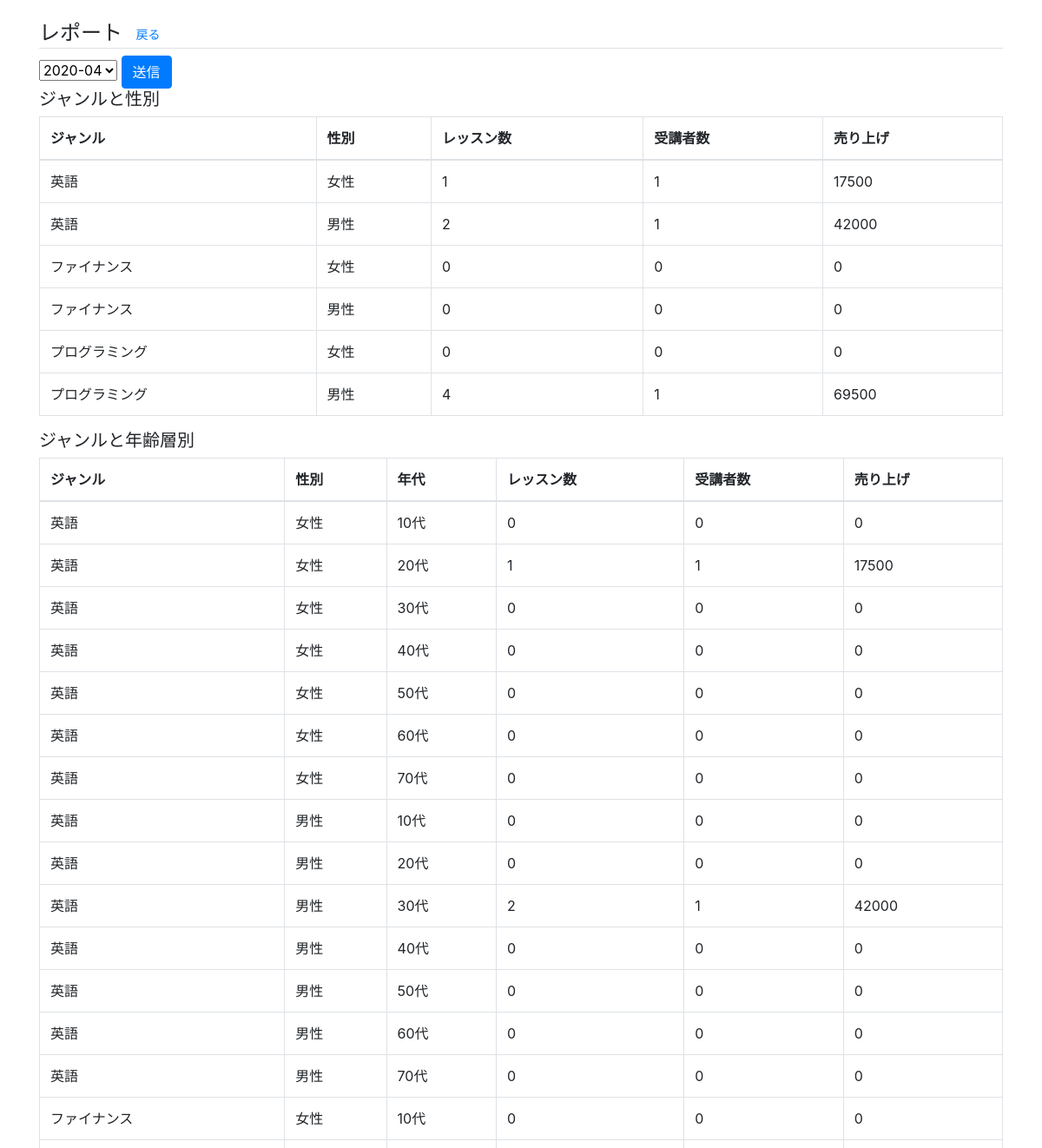
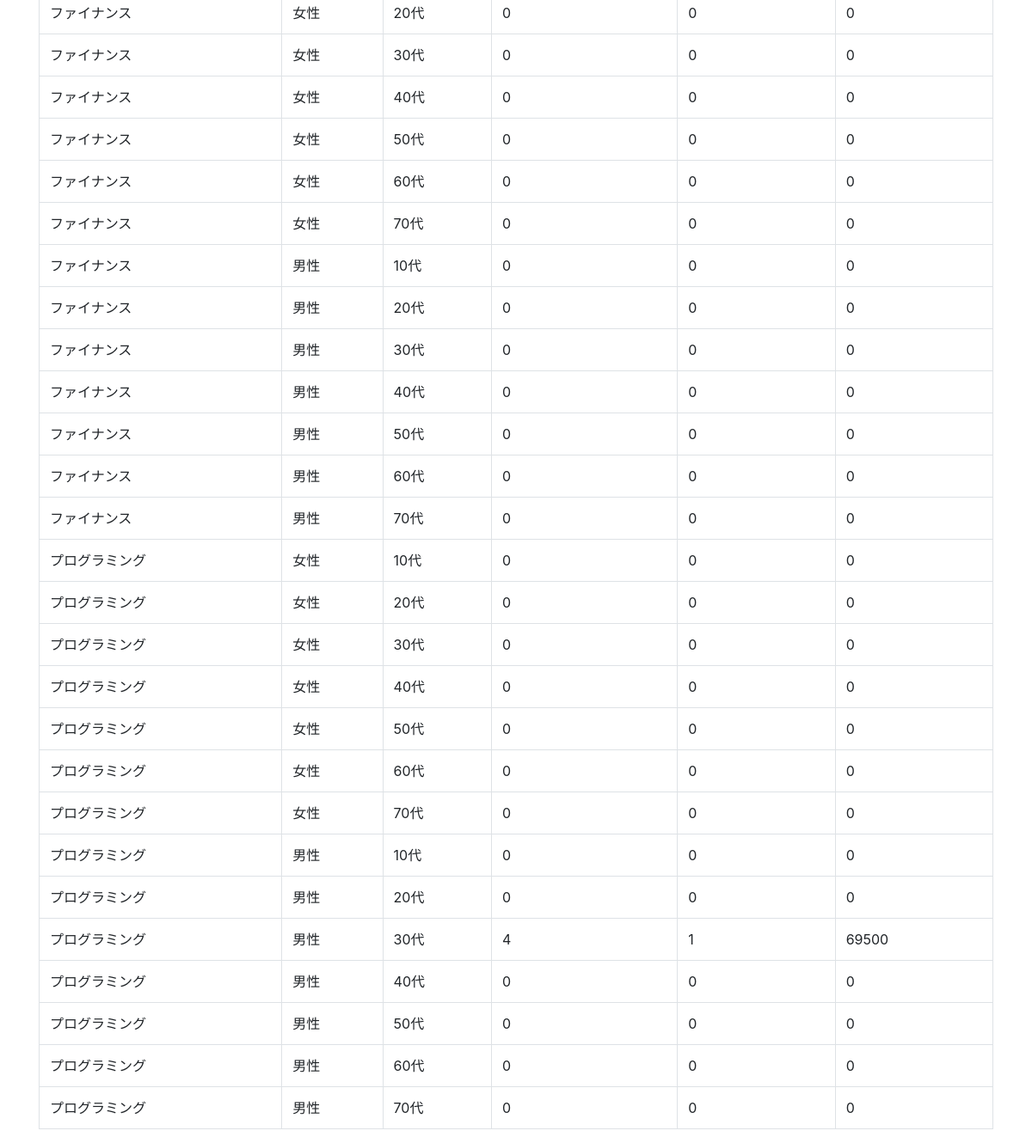
The page /report/ on the database its author committed (2 pictures, top to bottom).
### plan/models.py (models this page shows, shortened)
class Plan(models.Model):
    name = models.CharField('ジャンル', max_length=100)
    basic_charge_yen = models.IntegerField('基本料金', blank=False, default=0)
    basic_include_hour = models.IntegerField('基本に含む時間(h)', blank=False, default=0)

### report/views.py (the view)
# urls.py: path('', views.report_list, name='report_list'),
def report_list(request):
    form = forms.ReportForm(request.GET or None)
    search_year = datetime.today().year
    search_month = datetime.today().month
    if "select_month" in request.GET:
        select_month = request.GET.get("select_month")
        search_ym = datetime.strptime(select_month, '%Y-%m')
        search_year = search_ym.year
        search_month = search_ym.month
    gender_reports= []
    plans = Plan.objects.all().order_by('id')
    lessons = Lesson.objects.filter(date__year=search_year, date__month=search_month)
    for plan in plans:
        for gender in Member.GENDER:
            gender_reports.append({
                'plan_name': plan.name,
                'gender': gender[1],
                'lesson_num': lessons.filter(plan=plan, member__gender=gender[0]).count(),
                'lesson_member_num': lessons.filter(plan=plan, member__gender=gender[0]).values('member').distinct().count(),
                'price': lessons.filter(plan=plan, member__gender=gender[0]).aggregate(sum_charge_yen=Sum('charge_yen')),
            })
    generation_reports= []
    for plan in plans:
        for gender in Member.GENDER:
            for generation in Member.GENERATION:
                gen = int(generation[0])
                generation_reports.append({
                    'plan_name': plan.name,
                    'gender': gender[1],
                    'generation': generation[1],
                    'lesson_num': lessons.filter(plan=plan, member__gender=gender[0], member__age__range=(gen, gen + 9)).count(),
                    'lesson_member_num': lessons.filter(plan=plan, member__gender=gender[0], member__age__range=(gen, gen + 9)).values('member').distinct().count(),
                    'price': lessons.filter(plan=plan, member__gender=gender[0], member__age__range=(gen, gen + 9)).aggregate(sum_charge_yen=Sum('charge_yen')),
                })
    print(generation_reports)
    return render(request, 'report/list.html', {'generation_reports':generation_reports, 'gender_reports':gender_reports, 'form': form})

### report/forms.py
class ReportForm(forms.Form):
    today = datetime.today()
    select_month = forms.ChoiceField(
        choices = (
            (today.strftime('%Y-%m'), today.strftime('%Y-%m')),
            ((today - relativedelta(months=1)).strftime('%Y-%m'), (today - relativedelta(months=1)).strftime('%Y-%m')),
            ((today - relativedelta(months=2)).strftime('%Y-%m'), (today - relativedelta(months=2)).strftime('%Y-%m')),
            ((today - relativedelta(months=3)).strftime('%Y-%m'), (today - relativedelta(months=3)).strftime('%Y-%m')),
        ),
        required=True,
        widget=forms.widgets.Select
    )

### templates/report/list.html (shortened to what this page needs)
{% extends "base.html" %}
{% block content %}
<h4 class="mt-4 border-bottom">
    レポート
    <a href="/" class="btn btn-link btn-sm">戻る</a>
</h4>
<form>
    {{ form.select_month }}
    <button type="submit" class="btn btn-primary">送信</button>
</form>
<h5>ジャンルと性別</h5>
<table class="table table-bordered">
    <thead>
        <tr>
            <th scope="col">ジャンル</th>
            <th scope="col">性別</th>
            <th scope="col">レッスン数</th>
            <th scope="col">受講者数</th>
            <th scope="col">売り上げ</th>
        </tr>
    </thead>
    <tbody>
        {% for gender_report in gender_reports %}
            <tr>
                <td scope="row">{{ gender_report.plan_name }}</td>
                <td scope="row">{{ gender_report.gender }}</td>
                <td scope="row">{{ gender_report.lesson_num }}</td>
                <td scope="row">{{ gender_report.lesson_member_num }}</td>
                <td scope="row">
                    {% if gender_report.price.sum_charge_yen is not None %}
                        {{ gender_report.price.sum_charge_yen }}
                    {% else %}
                        0
                    {% endif %}
                </td>
            </tr>
        {% endfor %}
    </tbody>
</table>
<h5>ジャンルと年齢層別</h5>
<table class="table table-bordered">
    <thead>
        <tr>
            <th scope="col">ジャンル</th>
            <th scope="col">性別</th>
            <th scope="col">年代</th>
            <th scope="col">レッスン数</th>
            <th scope="col">受講者数</th>
            <th scope="col">売り上げ</th>
        </tr>
    </thead>
    <tbody>
        {% for generation_report in generation_reports %}
            <tr>
                <td scope="row">{{ generation_report.plan_name }}</td>
                <td scope="row">{{ generation_report.gender }}</td>
                <td scope="row">{{ generation_report.generation }}</td>
                <td scope="row">{{ generation_report.lesson_num }}</td>
                <td scope="row">{{ generation_report.lesson_member_num }}</td>
                <td scope="row">
                    {% if generation_report.price.sum_charge_yen is not None %}
                        {{ generation_report.price.sum_charge_yen }}
                    {% else %}
                        0
                    {% endif %}
                </td>
            </tr>
        {% endfor %}
    </tbody>
</table>
{% endblock content %}

### rows shown on the page
Plan: plan_name "英語" "英語", plan_name "英語" "英語" "英語" "英語" "英語" "英語" "英語" "英語" "英語" "英語" "英語" "英語" "英語" "英語"
Plan: plan_name "ファイナンス" "ファイナンス", plan_name "ファイナンス" "ファイナンス" "ファイナンス" "ファイナンス" "ファイナンス" "ファイナンス" "ファイナンス" "ファイナンス" "ファイナンス" "ファイナンス" "ファイナンス" "ファイナンス" "ファイナンス" "ファイナンス"
Plan: plan_name "プログラミング" "プログラミング", plan_name "プログラミング" "プログラミング" "プログラミング" "プログラミング" "プログラミング" "プログラミング" "プログラミング" "プログラミング" "プログラミング" "プログラミング" "プログラミング" "プログラミング" "プログラミング" "プログラミング"

### other values the page prints
{{ gender_report.gender }} "女性" "男性" "女性" "男性" "女性" "男性"
{{ gender_report.lesson_num }} "1" "2" "0" "0" "0" "4"
{{ gender_report.lesson_member_num }} "1" "1" "0" "0" "0" "1"
{{ gender_report.price.sum_charge_yen }} "17500" "42000" "69500"
{{ generation_report.gender }} "女性" "女性" "女性" "女性" "女性" "女性" "女性" "男性" "男性" "男性" "男性" "男性" "男性" "男性" "女性" "女性" "女性" "女性" "女性" "女性" "女性" "男性" "男性" "男性" "男性" "男性" "男性" "男性" "女性" "女性" "女性" "女性" "女性" "女性" "女性" "男性" "男性" "男性" "男性" "男性" "男性" "男性"
{{ generation_report.generation }} "10代" "20代" "30代" "40代" "50代" "60代" "70代" "10代" "20代" "30代" "40代" "50代" "60代" "70代" "10代" "20代" "30代" "40代" "50代" "60代" "70代" "10代" "20代" "30代" "40代" "50代" "60代" "70代" "10代" "20代" "30代" "40代" "50代" "60代" "70代" "10代" "20代" "30代" "40代" "50代" "60代" "70代"
{{ generation_report.lesson_num }} "0" "1" "0" "0" "0" "0" "0" "0" "0" "2" "0" "0" "0" "0" "0" "0" "0" "0" "0" "0" "0" "0" "0" "0" "0" "0" "0" "0" "0" "0" "0" "0" "0" "0" "0" "0" "0" "4" "0" "0" "0" "0"
{{ generation_report.lesson_member_num }} "0" "1" "0" "0" "0" "0" "0" "0" "0" "1" "0" "0" "0" "0" "0" "0" "0" "0" "0" "0" "0" "0" "0" "0" "0" "0" "0" "0" "0" "0" "0" "0" "0" "0" "0" "0" "0" "1" "0" "0" "0" "0"
{{ generation_report.price.sum_charge_yen }} "17500" "42000" "69500"
